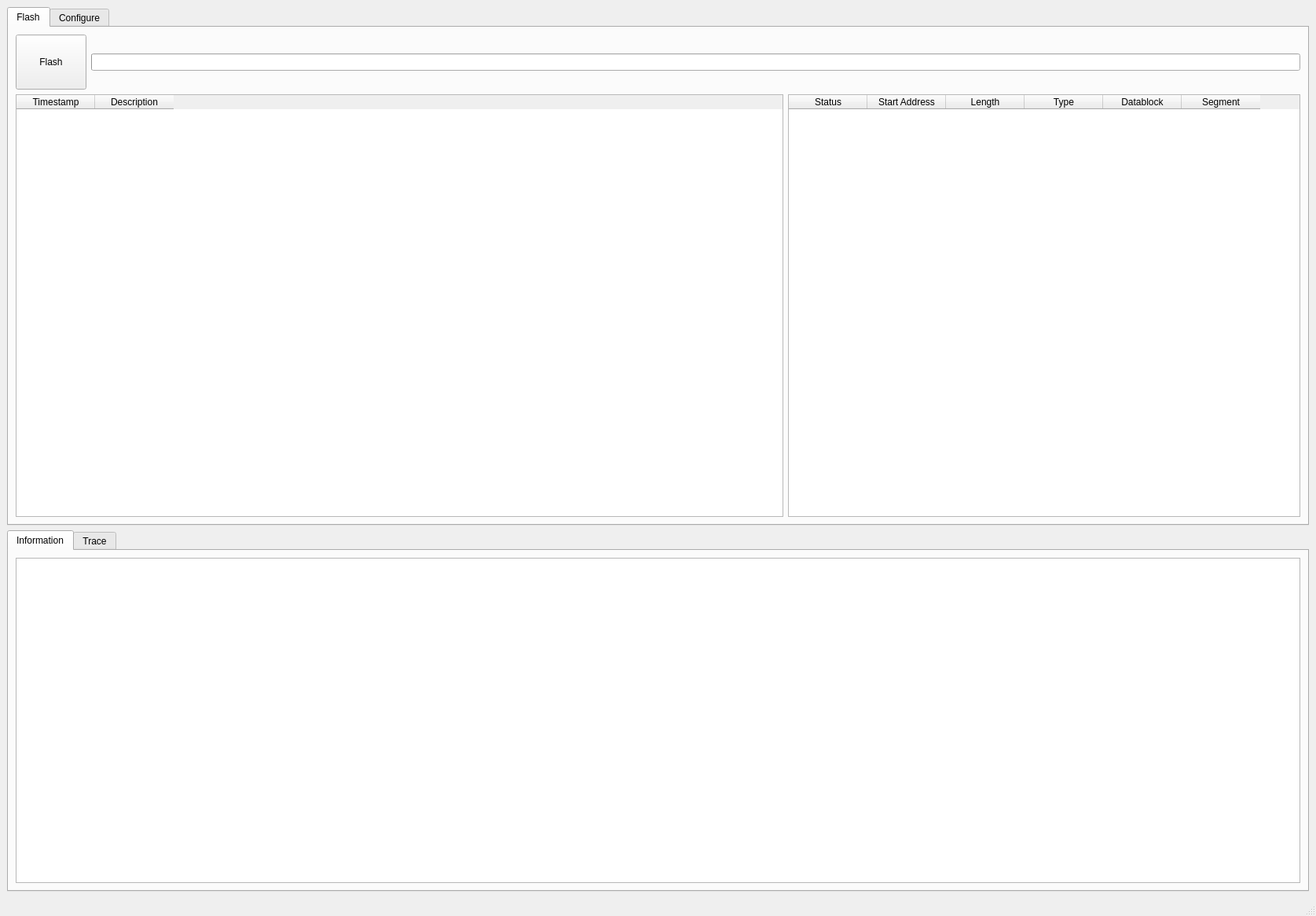
<?xml version="1.0" encoding="UTF-8"?>
<ui version="4.0">
 <class>MainWindow</class>
 <widget class="QMainWindow" name="MainWindow">
  <property name="geometry">
   <rect>
    <x>0</x>
    <y>0</y>
    <width>1675</width>
    <height>1166</height>
   </rect>
  </property>
  <property name="windowTitle">
   <string>MainWindow</string>
  </property>
  <widget class="QWidget" name="centralwidget">
   <layout class="QVBoxLayout" name="verticalLayout_2">
    <item>
      <widget class="QTabWidget" name="tabWidget">
       <property name="tabPosition">
        <enum>QTabWidget::TabPosition::North</enum>
       </property>
       <property name="currentIndex">
        <number>0</number>
       </property>
       <property name="elideMode">
        <enum>Qt::TextElideMode::ElideRight</enum>
       </property>
       <widget class="QWidget" name="flashTab">
        <attribute name="title">
         <string>Flash</string>
        </attribute>
        <layout class="QVBoxLayout" name="verticalLayout" stretch="0,0">
          <item>
           <layout class="QHBoxLayout" name="horizontalLayout" stretch="1,10">
            <item>
             <widget class="QPushButton" name="flashButton">
              <property name="sizePolicy">
               <sizepolicy hsizetype="Fixed" vsizetype="Fixed">
                <horstretch>0</horstretch>
                <verstretch>0</verstretch>
               </sizepolicy>
              </property>
              <property name="minimumSize">
               <size>
                <width>90</width>
                <height>70</height>
               </size>
              </property>
              <property name="text">
               <string>Flash</string>
              </property>
             </widget>
            </item>
            <item>
             <widget class="QProgressBar" name="progressBar">
              <property name="sizePolicy">
               <sizepolicy hsizetype="Expanding" vsizetype="Fixed">
                <horstretch>0</horstretch>
                <verstretch>0</verstretch>
               </sizepolicy>
              </property>
              <property name="minimumSize">
               <size>
                <width>0</width>
                <height>20</height>
               </size>
              </property>
              <property name="maximumSize">
               <size>
                <width>16777215</width>
                <height>22</height>
               </size>
              </property>
              <property name="value">
               <number>0</number>
              </property>
              <property name="textVisible">
               <bool>false</bool>
              </property>
             </widget>
            </item>
           </layout>
          </item>
          <item>
           <layout class="QHBoxLayout" name="horizontalLayout_2" stretch="3,2">
            <item>
             <widget class="QTableWidget" name="stepsTable">
              <column>
               <property name="text">
                <string>Timestamp</string>
               </property>
              </column>
              <column>
               <property name="text">
                <string>Description</string>
               </property>
              </column>
             </widget>
            </item>
            <item>
             <widget class="QTableWidget" name="segmentsTable">
              <column>
               <property name="text">
                <string>Status</string>
               </property>
              </column>
              <column>
               <property name="text">
                <string>Start Address</string>
               </property>
              </column>
              <column>
               <property name="text">
                <string>Length</string>
               </property>
              </column>
              <column>
               <property name="text">
                <string>Type</string>
               </property>
              </column>
              <column>
               <property name="text">
                <string>Datablock</string>
               </property>
              </column>
              <column>
               <property name="text">
                <string>Segment</string>
               </property>
              </column>
             </widget>
            </item>
           </layout>
          </item>
         </layout>
       </widget>
       <widget class="QWidget" name="configureTab">
        <attribute name="title">
         <string>Configure</string>
        </attribute>
        <layout class="QHBoxLayout" name="horizontalLayout_3">
         <item>
          <widget class="QListWidget" name="navListWidget">
           <property name="maximumSize">
            <size>
             <width>200</width>
             <height>16777215</height>
            </size>
           </property>
           <item>
            <property name="text">
             <string>Data</string>
            </property>
           </item>
           <item>
            <property name="text">
             <string>Communication</string>
            </property>
           </item>
           <item>
            <property name="text">
             <string>Miscellaneous</string>
            </property>
           </item>
           <item>
            <property name="text">
             <string>Custom Actions</string>
            </property>
           </item>
          </widget>
         </item>
         <item>
          <widget class="QStackedWidget" name="stackedWidget">
           <property name="currentIndex">
            <number>0</number>
           </property>
           <widget class="QWidget" name="pageData">
            <layout class="QVBoxLayout" name="verticalLayout_3">
             <item>
              <widget class="QLabel" name="labelDataTitle">
               <property name="styleSheet">
                <string notr="true">color: #2b579a; font-size: 20px;</string>
               </property>
               <property name="text">
                <string>Data</string>
               </property>
              </widget>
             </item>
             <item>
              <widget class="QLabel" name="labelDatablocks">
               <property name="styleSheet">
                <string notr="true">background-color: #E0E0E0; padding: 5px; font-weight: bold;</string>
               </property>
               <property name="text">
                <string>Datablocks</string>
               </property>
              </widget>
             </item>
             <item>
              <widget class="QTableWidget" name="tableWidgetDatablocks">
               <column>
                <property name="text">
                 <string/>
                </property>
               </column>
               <column>
                <property name="text">
                 <string>Type</string>
                </property>
               </column>
               <column>
                <property name="text">
                 <string>Datablock</string>
                </property>
               </column>
               <column>
                <property name="text">
                 <string>Checksum</string>
                </property>
               </column>
               <column>
                <property name="text">
                 <string>Signature</string>
                </property>
               </column>
              </widget>
             </item>
             <item>
              <widget class="QLabel" name="labelAddSetup">
               <property name="styleSheet">
                <string notr="true">background-color: #E0E0E0; padding: 5px; font-weight: bold;</string>
               </property>
               <property name="text">
                <string>Additional Setup</string>
               </property>
              </widget>
             </item>
             <item>
              <layout class="QHBoxLayout" name="horizontalLayout_4">
               <item>
                <widget class="QLabel" name="labelChecksumMethod">
                 <property name="text">
                  <string>Checksum Method:</string>
                 </property>
                </widget>
               </item>
               <item>
                <widget class="QComboBox" name="comboBoxChecksum">
                 <item>
                  <property name="text">
                   <string>Pre-Calculation: via file selection</string>
                  </property>
                 </item>
                 <item>
                  <property name="text">
                   <string>Calculate during flash</string>
                  </property>
                 </item>
                </widget>
               </item>
               <item>
                <spacer name="horizontalSpacer">
                 <property name="orientation">
                  <enum>Qt::Horizontal</enum>
                 </property>
                 <property name="sizeHint" stdset="0">
                  <size>
                   <width>40</width>
                   <height>20</height>
                  </size>
                 </property>
                </spacer>
               </item>
              </layout>
             </item>
             <item>
              <widget class="QLabel" name="labelDetails">
               <property name="styleSheet">
                <string notr="true">background-color: #E0E0E0; padding: 5px; font-weight: bold;</string>
               </property>
               <property name="text">
                <string>Details</string>
               </property>
              </widget>
             </item>
             <item>
              <widget class="QTableWidget" name="tableWidgetDetails">
               <attribute name="horizontalHeaderVisible">
                <bool>false</bool>
               </attribute>
               <attribute name="verticalHeaderVisible">
                <bool>false</bool>
               </attribute>
               <column>
                <property name="text">
                 <string>Property</string>
                </property>
               </column>
               <column>
                <property name="text">
                 <string>Value</string>
                </property>
               </column>
               <column>
                <property name="text">
                 <string>Timestamp</string>
                </property>
               </column>
               <row>
                <property name="text"><string>1</string></property>
               </row>
               <row>
                <property name="text"><string>2</string></property>
               </row>
               <row>
                <property name="text"><string>3</string></property>
               </row>
               <row>
                <property name="text"><string>4</string></property>
               </row>
               <row>
                <property name="text"><string>5</string></property>
               </row>
               <row>
                <property name="text"><string>6</string></property>
               </row>
               <row>
                <property name="text"><string>7</string></property>
               </row>
               <row>
                <property name="text"><string>8</string></property>
               </row>
               <item row="0" column="0">
                <property name="text"><string>File</string></property>
               </item>
               <item row="1" column="0">
                <property name="text"><string>Checksum</string></property>
               </item>
               <item row="2" column="0">
                <property name="text"><string>Signature</string></property>
               </item>
               <item row="3" column="0">
                <property name="text"><string>Compression Method</string></property>
               </item>
               <item row="4" column="0">
                <property name="text"><string>Encryption Method</string></property>
               </item>
               <item row="5" column="0">
                <property name="text"><string>Start Address</string></property>
               </item>
               <item row="6" column="0">
                <property name="text"><string>Memory Size</string></property>
               </item>
               <item row="7" column="0">
                <property name="text"><string>Delta Download</string></property>
               </item>
              </widget>
             </item>
             <item>
              <spacer name="verticalSpacer">
               <property name="orientation">
                <enum>Qt::Vertical</enum>
               </property>
               <property name="sizeHint" stdset="0">
                <size>
                 <width>20</width>
                 <height>40</height>
                </size>
               </property>
              </spacer>
             </item>
            </layout>
           </widget>
           <widget class="QWidget" name="pageComm">
            <layout class="QVBoxLayout" name="verticalLayout_comm">
             <item>
              <widget class="QLabel" name="labelCommTitle">
               <property name="styleSheet">
                <string notr="true">color: #2b579a; font-size: 20px;</string>
               </property>
               <property name="text">
                <string>Communication</string>
               </property>
              </widget>
             </item>
             <item>
              <widget class="QLabel" name="labelHardware">
               <property name="styleSheet">
                <string notr="true">background-color: #E0E0E0; padding: 5px; font-weight: bold;</string>
               </property>
               <property name="text">
                <string>Hardware configure</string>
               </property>
              </widget>
             </item>
             <item>
              <widget class="QComboBox" name="comboBoxHardware">
               <item>
                <property name="text">
                 <string>VN1640A - Channel 1</string>
                </property>
               </item>
               <item>
                <property name="text">
                 <string>VN1640A - Channel 2</string>
                </property>
               </item>
               <item>
                <property name="text">
                 <string>VN1640A - Channel 3</string>
                </property>
               </item>
               <item>
                <property name="text">
                 <string>VN1640A - Channel 4</string>
                </property>
               </item>
              </widget>
             </item>
             <item>
              <widget class="QLabel" name="labelRadarSide">
               <property name="styleSheet">
                <string notr="true">background-color: #E0E0E0; padding: 5px; font-weight: bold;</string>
               </property>
               <property name="text">
                <string>Radar Side</string>
               </property>
              </widget>
             </item>
             <item>
              <widget class="QComboBox" name="comboBoxRadarSide">
               <item>
                <property name="text">
                 <string>Left (Tx 0x77B / Rx 0x78B)</string>
                </property>
               </item>
               <item>
                <property name="text">
                 <string>Right (Tx 0x77A / Rx 0x78A)</string>
                </property>
               </item>
              </widget>
             </item>
             <item>
              <widget class="QLabel" name="labelLogicalLink">
               <property name="styleSheet">
                <string notr="true">background-color: #E0E0E0; padding: 5px; font-weight: bold;</string>
               </property>
               <property name="text">
                <string>Logical Link</string>
               </property>
              </widget>
             </item>
             <item>
              <widget class="QComboBox" name="comboBoxLogicalLink">
               <item>
                <property name="text">
                 <string>CAN</string>
                </property>
               </item>
               <item>
                <property name="text">
                 <string>CAN FD</string>
                </property>
               </item>
              </widget>
             </item>
             <item>
              <widget class="QTableWidget" name="tableWidgetCommDetails">
               <attribute name="horizontalHeaderVisible">
                <bool>false</bool>
               </attribute>
               <attribute name="verticalHeaderVisible">
                <bool>false</bool>
               </attribute>
               <column>
                <property name="text">
                 <string>Property</string>
                </property>
               </column>
               <column>
                <property name="text">
                 <string>Value</string>
                </property>
               </column>
               <row>
                <property name="text"><string>1</string></property>
               </row>
               <row>
                <property name="text"><string>2</string></property>
               </row>
               <row>
                <property name="text"><string>3</string></property>
               </row>
               <row>
                <property name="text"><string>4</string></property>
               </row>
               <row>
                <property name="text"><string>5</string></property>
               </row>
               <row>
                <property name="text"><string>6</string></property>
               </row>
               <row>
                <property name="text"><string>7</string></property>
               </row>
               <item row="0" column="0">
                <property name="text"><string>Baudrate</string></property>
               </item>
               <item row="1" column="0">
                <property name="text"><string>Addressing Scheme</string></property>
               </item>
               <item row="2" column="0">
                <property name="text"><string>Physical CAN ID Type</string></property>
               </item>
               <item row="3" column="0">
                <property name="text"><string>Functional CAN ID Type</string></property>
               </item>
               <item row="4" column="0">
                <property name="text"><string>Physical Request CAN ID</string></property>
               </item>
               <item row="5" column="0">
                <property name="text"><string>Response CAN ID</string></property>
               </item>
               <item row="6" column="0">
                <property name="text"><string>Functional Request CAN ID</string></property>
               </item>
               <item row="0" column="1">
                <property name="text"><string>500,000 Baud</string></property>
               </item>
               <item row="1" column="1">
                <property name="text"><string>Normal</string></property>
               </item>
               <item row="2" column="1">
                <property name="text"><string>11-Bit</string></property>
               </item>
               <item row="3" column="1">
                <property name="text"><string>11-Bit</string></property>
               </item>
               <item row="4" column="1">
                <property name="text"><string>0x778</string></property>
               </item>
               <item row="5" column="1">
                <property name="text"><string>0x788</string></property>
               </item>
               <item row="6" column="1">
                <property name="text"><string>0x700</string></property>
               </item>
              </widget>
             </item>
             <item>
              <widget class="QLabel" name="labelCustomConfig">
               <property name="styleSheet">
                <string notr="true">background-color: #E0E0E0; padding: 5px; font-weight: bold;</string>
               </property>
               <property name="text">
                <string>Custom Configuration</string>
               </property>
              </widget>
             </item>
             <item>
              <widget class="QTableWidget" name="tableWidgetCustomConfig">
               <property name="sizePolicy">
                <sizepolicy hsizetype="Expanding" vsizetype="Fixed">
                 <horstretch>0</horstretch>
                 <verstretch>0</verstretch>
                </sizepolicy>
               </property>
               <property name="minimumSize">
                <size>
                 <width>0</width>
                 <height>122</height>
                </size>
               </property>
               <property name="maximumSize">
                <size>
                 <width>16777215</width>
                 <height>122</height>
                </size>
               </property>
               <attribute name="horizontalHeaderVisible">
                <bool>false</bool>
               </attribute>
               <attribute name="verticalHeaderVisible">
                <bool>false</bool>
               </attribute>
               <column>
                <property name="text">
                 <string>Property</string>
                </property>
               </column>
               <column>
                <property name="text">
                 <string>Value</string>
                </property>
               </column>
               <row>
                <property name="text"><string>1</string></property>
               </row>
               <row>
                <property name="text"><string>2</string></property>
               </row>
               <row>
                <property name="text"><string>3</string></property>
               </row>
               <row>
                <property name="text"><string>4</string></property>
               </row>
               <item row="0" column="0">
                <property name="text"><string>Erase Timeout</string></property>
               </item>
               <item row="1" column="0">
                <property name="text"><string>Programming delay</string></property>
               </item>
               <item row="2" column="0">
                <property name="text"><string>Post reset delay</string></property>
               </item>
               <item row="3" column="0">
                <property name="text"><string>STmin override</string></property>
               </item>
               <item row="0" column="1">
                <property name="text"><string>120 sec</string></property>
               </item>
               <item row="1" column="1">
                <property name="text"><string>2 sec</string></property>
               </item>
               <item row="2" column="1">
                <property name="text"><string>1 sec</string></property>
               </item>
               <item row="3" column="1">
                <property name="text"><string>50 msec</string></property>
               </item>
              </widget>
             </item>
             <item>
              <spacer name="verticalSpacer_comm">
               <property name="orientation">
                <enum>Qt::Vertical</enum>
               </property>
               <property name="sizeHint" stdset="0">
                <size>
                 <width>20</width>
                 <height>40</height>
                </size>
               </property>
              </spacer>
             </item>
            </layout>
           </widget>
           <widget class="QWidget" name="pageMisc">
            <layout class="QVBoxLayout" name="verticalLayout_misc">
             <item>
              <widget class="QLabel" name="labelMiscTitle">
               <property name="styleSheet">
                <string notr="true">color: #2b579a; font-size: 20px;</string>
               </property>
               <property name="text">
                <string>Miscellaneous</string>
               </property>
              </widget>
             </item>
             <item>
              <widget class="QLabel" name="labelFlashSequence">
               <property name="styleSheet">
                <string notr="true">background-color: #E0E0E0; padding: 5px; font-weight: bold;</string>
               </property>
               <property name="text">
                <string>Flash Sequence</string>
               </property>
              </widget>
             </item>
             <item>
              <widget class="QComboBox" name="comboBoxFlashSequence">
               <item>
                <property name="text">
                 <string>Generic (Default)</string>
                </property>
               </item>
               <item>
                <property name="text">
                 <string>Suzuki SLP1 (Real Trace)</string>
                </property>
               </item>
              </widget>
             </item>
             <item>
              <widget class="QLabel" name="labelSecurityDll">
               <property name="styleSheet">
                <string notr="true">background-color: #E0E0E0; padding: 5px; font-weight: bold;</string>
               </property>
               <property name="text">
                <string>Security Access DLL (Optional)</string>
               </property>
              </widget>
             </item>
             <item>
              <layout class="QHBoxLayout" name="horizontalLayout_securityDll">
               <item>
                <widget class="QLineEdit" name="lineEditSecurityDll">
                 <property name="readOnly">
                  <bool>true</bool>
                 </property>
                 <property name="placeholderText">
                  <string>No DLL selected — using built-in seed/key algorithm</string>
                 </property>
                </widget>
               </item>
               <item>
                <widget class="QPushButton" name="buttonBrowseSecurityDll">
                 <property name="text">
                  <string>Browse...</string>
                 </property>
                </widget>
               </item>
              </layout>
             </item>
             <item>
              <spacer name="verticalSpacer_misc">
               <property name="orientation">
                <enum>Qt::Vertical</enum>
               </property>
               <property name="sizeHint" stdset="0">
                <size>
                 <width>20</width>
                 <height>40</height>
                </size>
               </property>
              </spacer>
             </item>
            </layout>
           </widget>
           <widget class="QWidget" name="pageCustom"/>
          </widget>
         </item>
        </layout>
       </widget>
      </widget>
     </item>
     <item>
      <widget class="QTabWidget" name="outputTabWidget">
       <property name="currentIndex">
        <number>0</number>
       </property>
       <widget class="QWidget" name="informationTab">
        <attribute name="title">
         <string>Information</string>
        </attribute>
        <layout class="QVBoxLayout" name="verticalLayout_infoTab">
         <item>
          <widget class="QTextEdit" name="informationText"/>
         </item>
        </layout>
       </widget>
       <widget class="QWidget" name="traceTab">
        <attribute name="title">
         <string>Trace</string>
        </attribute>
        <layout class="QVBoxLayout" name="verticalLayout_traceTab">
         <item>
          <widget class="QTableWidget" name="traceTable">
           <property name="editTriggers">
            <enum>QAbstractItemView::EditTrigger::NoEditTriggers</enum>
           </property>
           <property name="alternatingRowColors">
            <bool>true</bool>
           </property>
           <property name="selectionBehavior">
            <enum>QAbstractItemView::SelectionBehavior::SelectRows</enum>
           </property>
           <column>
            <property name="text">
             <string>Request TimeStamp</string>
            </property>
           </column>
           <column>
            <property name="text">
             <string>Request Target</string>
            </property>
           </column>
           <column>
            <property name="text">
             <string>Request Data</string>
            </property>
           </column>
           <column>
            <property name="text">
             <string>Response TimeStamp</string>
            </property>
           </column>
           <column>
            <property name="text">
             <string>Response Source</string>
            </property>
           </column>
           <column>
            <property name="text">
             <string>Response Data</string>
            </property>
           </column>
          </widget>
         </item>
        </layout>
       </widget>
      </widget>
     </item>
    </layout>
  </widget>
  <widget class="QMenuBar" name="menubar">
   <property name="geometry">
    <rect>
     <x>0</x>
     <y>0</y>
     <width>1675</width>
     <height>30</height>
    </rect>
   </property>
  </widget>
  <widget class="QStatusBar" name="statusbar"/>
 </widget>
 <resources/>
 <connections>
  <connection>
   <sender>navListWidget</sender>
   <signal>currentRowChanged(int)</signal>
   <receiver>stackedWidget</receiver>
   <slot>setCurrentIndex(int)</slot>
   <hints>
    <hint type="sourcelabel">
     <x>0</x>
     <y>0</y>
    </hint>
    <hint type="destinationlabel">
     <x>0</x>
     <y>0</y>
    </hint>
   </hints>
  </connection>
 </connections>
</ui>
